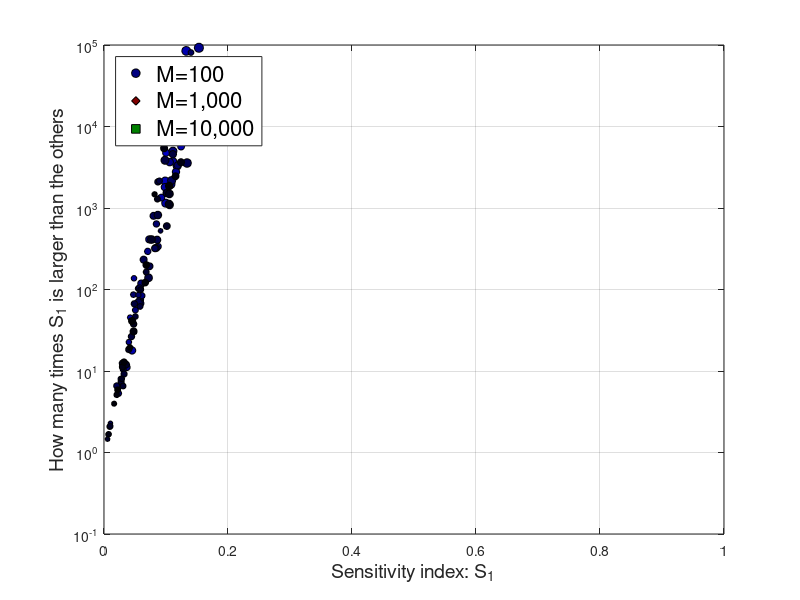

The MATLAB script that drew this image: (Note: this script raises an error after producing the figure.)
clear variables
close all
clc

load('case1.mat')

nall=results(:,1);
mall=results(:,2);
Mall=results(:,3);
aall=results(:,4);
s1all=results(:,5);
s1rall=results(:,6);
soall=results(:,7);

colors = [0 0 1;1 0 0;0 1 0;];
markers = {'o','d','s'};
Mu = [100,1000,10000];
for iM = 1:numel(Mu)
    M=Mu(iM);
    n = nall(Mall==M);
    s1 = s1all(Mall==M);
    s1r = s1rall(Mall==M);
    so=soall(Mall==M);
    a = aall(Mall==M);
    
    gcolors=repmat(colors(iM,:),numel(n),1);
    gcolors=gcolors.*repmat((n-n(end))/(n(1)-n(end)),1,3);
    scatter(s1,s1./so,200*a.^4,...
        gcolors,'filled',...
        'MarkerEdgeColor','k',...
        'Marker',markers{iM});
    
    hold on
end
box on
grid on
xlabel('Sensitivity index: S_1','FontSize',14);
ylabel('How many times S_1 is larger than the others','FontSize',14)
set(gca,'yscale','log')
%set(gca,'xscale','log')
%xlim([min(s1all) 1])
%set(gca,'XTick',[0.1 1],'YTick',[0.1 1]);
[hleg, hobj, hout, mout]=legend('M=100','M=1,000','M=10,000','Location','NorthWest');
set(hleg,'FontSize',16);
hobj(4).Children.MarkerSize = 10;
hobj(4).Children.MarkerFaceColor = colors(1,:);
hobj(5).Children.MarkerSize = 10;
hobj(5).Children.MarkerFaceColor = colors(2,:);
hobj(6).Children.MarkerSize = 10;
hobj(6).Children.MarkerFaceColor = colors(3,:);

set(gcf,'color','w');
export_fig('../figures/case1ChoosingM.pdf');